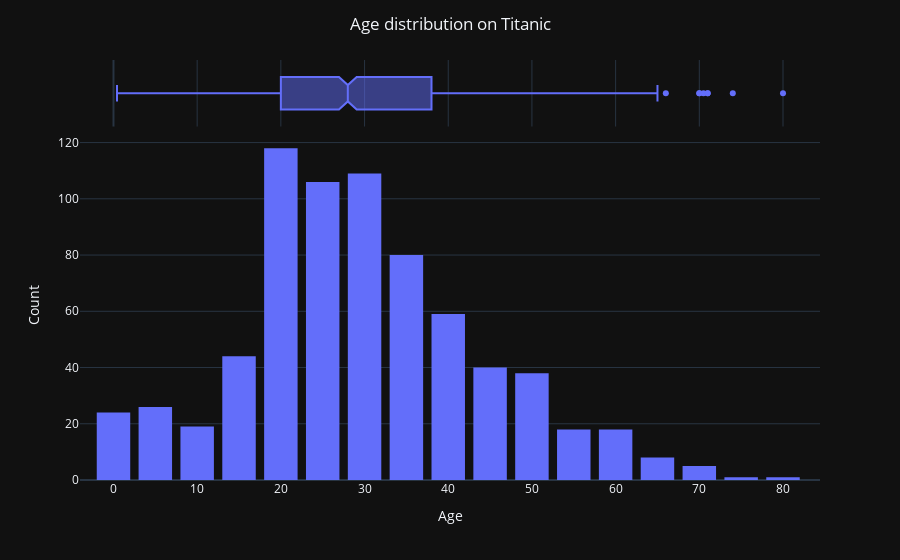

Notebook cell for this chart:
### Code cell
fig = px.histogram(df, x='age',
                   nbins=30,
                   marginal='box',
                   color_discrete_sequence=['#636EFA'])

fig.update_layout(
    title='Age distribution on Titanic',
    title_x =0.5,
    xaxis_title='Age',
    yaxis_title='Count',
    bargap=0.2,
    template='plotly_dark'
)

### Figure 1 — Plotly figure (JSON) as saved in the notebook; plotly's stock layout.template omitted (floating-point values rounded to 4 significant figures; data arrays with more than 128 entries replaced by an {"elided": "..."} marker saying what was removed)
{"data": [{"alignmentgroup": "True", "bingroup": "x", "hovertemplate": "age=%{x}<br>count=%{y}<extra></extra>", "legendgroup": "", "marker": {"color": "#636EFA", "pattern": {"shape": ""}}, "name": "", "nbinsx": 30, "offsetgroup": "", "orientation": "v", "showlegend": false, "type": "histogram", "x": {"elided": "891 float values"}, "xaxis": "x", "yaxis": "y"}, {"alignmentgroup": "True", "hovertemplate": "age=%{x}<extra></extra>", "legendgroup": "", "marker": {"color": "#636EFA"}, "name": "", "notched": true, "offsetgroup": "", "showlegend": false, "type": "box", "x": {"elided": "891 float values"}, "xaxis": "x2", "yaxis": "y2"}], "layout": {"bargap": 0.2, "barmode": "relative", "legend": {"tracegroupgap": 0}, "margin": {"t": 60}, "title": {"text": "Age distribution on Titanic", "x": 0.5}, "xaxis": {"anchor": "y", "domain": [0, 1], "title": {"text": "Age"}}, "xaxis2": {"anchor": "y2", "domain": [0, 1], "matches": "x", "showgrid": true, "showticklabels": false}, "yaxis": {"anchor": "x", "domain": [0, 0.8316], "title": {"text": "Count"}}, "yaxis2": {"anchor": "x2", "domain": [0.8416, 1], "matches": "y2", "showgrid": false, "showline": false, "showticklabels": false, "ticks": ""}}}
